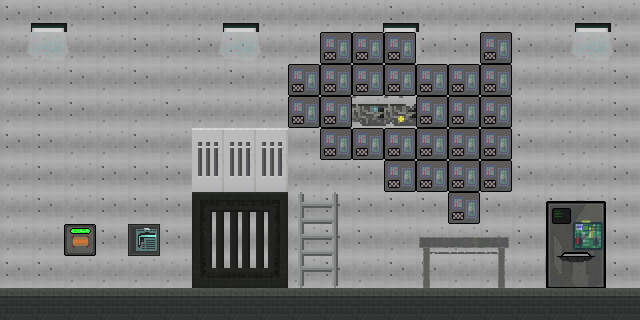

The image is a tile-based game level rendered from a .tmx file. Its description and complete source (layers, tilesets, objects, tile grids) follow:
An orthogonal 20x10 tile map with 32x32 px tiles, 2 tile layers (bg, fg), 2 tilesets and 6 objects.

<map version="1.0" orientation="orthogonal" renderorder="right-down" width="20" height="10" tilewidth="32" tileheight="32" nextobjectid="8">
 <tileset firstgid="1" source="../art/tiles/iset2.tsx" />
 <tileset firstgid="133" source="../art/tiles/truff.tsx" />
 <layer name="bg" width="20" height="10">
  <data encoding="csv">
90,90,89,90,90,89,89,89,89,89,89,89,90,89,89,89,89,89,90,89,
89,89,89,89,90,89,90,90,89,89,89,89,90,90,90,89,90,89,89,90,
89,89,90,89,90,89,89,90,89,89,89,89,89,89,89,89,89,89,89,90,
89,90,90,89,89,90,89,89,89,90,89,90,89,90,90,90,89,89,89,90,
90,90,89,89,90,89,90,89,90,90,90,90,90,89,90,89,89,90,89,90,
89,90,89,90,90,90,89,90,90,89,90,90,89,90,89,90,90,89,89,90,
89,90,89,90,90,90,89,90,91,63,64,90,90,90,89,90,89,90,89,90,
89,89,90,90,90,90,89,90,91,75,76,90,89,89,89,90,90,89,89,90,
90,90,89,89,89,89,89,90,91,87,88,89,90,90,89,89,89,89,90,90,
11,11,11,11,11,11,11,11,11,11,11,11,11,11,11,11,11,11,11,11
</data>
 </layer>
 <layer name="fg" width="20" height="10">
  <data encoding="csv">
7,8,9,0,0,0,7,8,9,0,0,7,8,9,0,0,0,7,8,9,
19,20,21,0,0,0,19,20,21,0,38,38,38,21,0,38,0,19,20,21,
31,32,33,89,90,91,31,32,33,38,38,38,38,38,38,38,0,31,32,33,
0,0,0,0,0,0,0,0,0,38,38,40,41,38,38,38,0,0,0,0,
0,0,0,0,0,0,74,74,74,91,38,38,38,38,38,38,90,91,0,0,
0,0,0,0,0,0,86,86,86,0,89,90,38,38,38,38,0,0,0,0,
0,0,0,0,0,0,53,54,55,0,0,0,0,0,38,0,0,46,47,0,
0,0,105,0,134,0,65,66,67,0,0,0,0,82,83,84,0,58,59,0,
0,0,0,0,0,0,77,78,79,0,0,0,0,94,95,96,0,70,71,0,
0,0,0,0,0,0,0,0,0,0,0,0,0,0,0,0,0,0,0,0
</data>
 </layer>
 <objectgroup name="collision">
  <object id="1" x="-5" y="287" width="663" height="87" />
  <object id="2" x="191" y="191" width="99" height="117" />
  <object id="3" x="-63" y="-42" width="61" height="398" />
  <object id="4" x="-89" y="-109" width="783" height="108" />
  <object id="5" x="641" y="-3" width="46" height="342" />
 </objectgroup>
 <objectgroup name="ent">
  <object id="7" x="46" y="207">
   <properties>
    <property name="_id" value="player" />
    <property name="_prototype" value="cfg_ent_player" />
   </properties>
  </object>
 </objectgroup>
</map>
